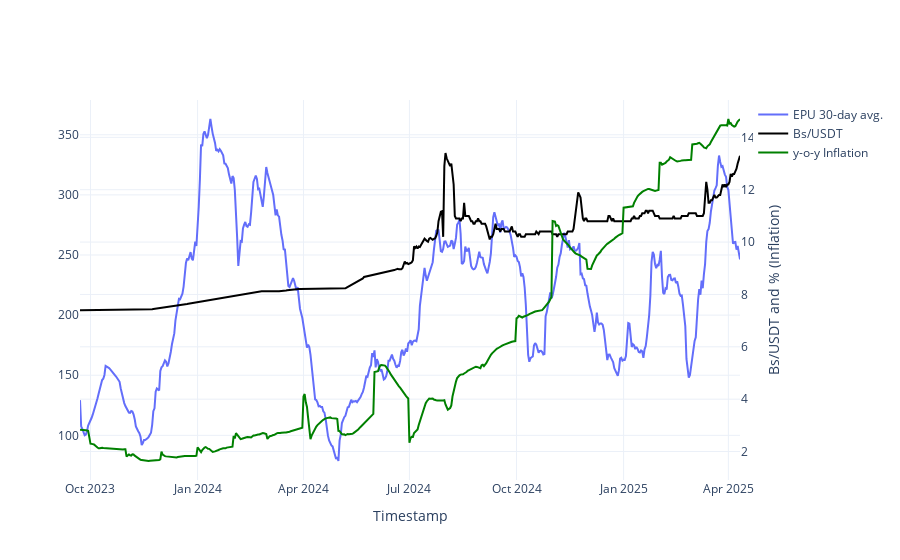

Write notebook code for a chart like this one.
### Code cell
fig = go.Figure()
fig.add_trace(go.Scatter(x=aux_day.index, y=aux_day['30mean_epu'], mode='lines', name='EPU 30-day avg.'))
#fig.add_trace(go.Scatter(x=aux_day.index, y=aux_day['30max_epu'], mode='lines', name='EPU 30-day max.'))
fig.add_trace(go.Scatter(x=aux_day.index, y=aux_day['compra'], mode='lines', name='Bs/USDT', line=dict(color='black'), yaxis='y2'))
fig.add_trace(go.Scatter(x=aux_day.index, y=aux_day['forecast'], mode='lines', name='y-o-y Inflation', line=dict(color='green'), yaxis='y2'))
fig.update_layout(
    yaxis2=dict(
        title="Bs/USDT and % (Inflation)",
        overlaying='y',
        side='right'),
    #title='BOB/USDT',
    xaxis_title='Timestamp',
    yaxis_title='',
    #legend_title='Type',
    template='plotly_white'
)
fig.show()

### Figure 1 — Plotly figure (JSON) as saved in the notebook; plotly's stock layout.template omitted (floating-point values rounded to 4 significant figures; data arrays with more than 128 entries replaced by an {"elided": "..."} marker saying what was removed)
{"data": [{"mode": "lines", "name": "EPU 30-day avg.", "type": "scatter", "x": {"elided": "554 str values"}, "y": {"elided": "554 float values"}}, {"line": {"color": "black"}, "mode": "lines", "name": "Bs/USDT", "type": "scatter", "x": {"elided": "554 str values"}, "y": {"elided": "554 float values"}, "yaxis": "y2"}, {"line": {"color": "green"}, "mode": "lines", "name": "y-o-y Inflation", "type": "scatter", "x": {"elided": "554 str values"}, "y": {"elided": "554 float values"}, "yaxis": "y2"}], "layout": {"xaxis": {"title": {"text": "Timestamp"}}, "yaxis": {"title": {"text": ""}}, "yaxis2": {"overlaying": "y", "side": "right", "title": {"text": "Bs/USDT and % (Inflation)"}}}}
